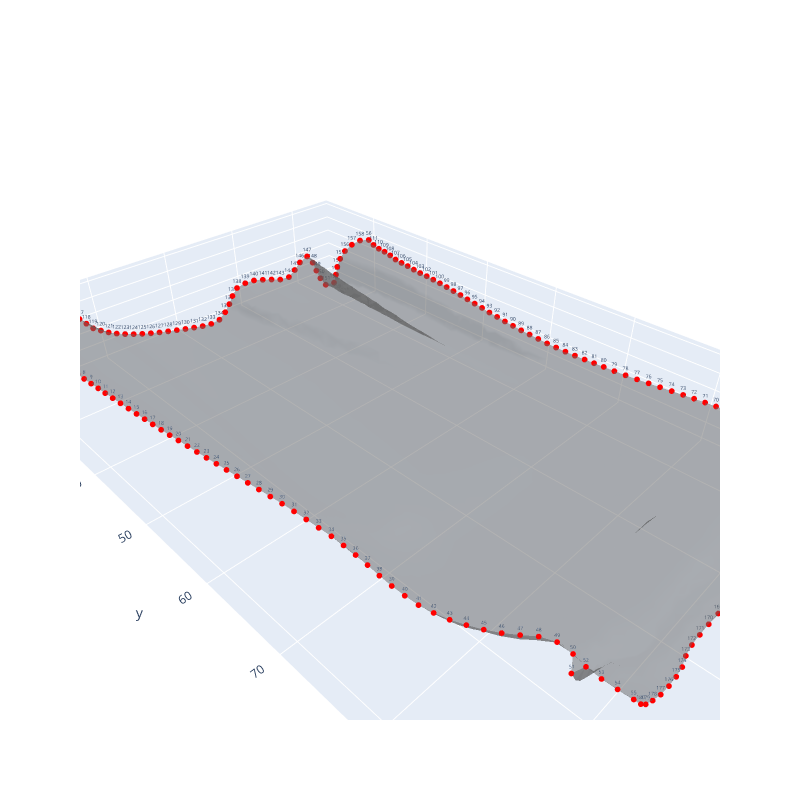

The notebook cell saved with this chart:
### Code cell
panel_name = list(garment_info["panel_dict"].keys())[3]
panel_info = garment_info["panel_dict"][panel_name]

fig = visualize_meshes_plotly(
    panel_info["panel_mesh"],
    vertices_list=[
        panel_info["panel_mesh"].vertices[
            panel_info["boundary_vert_idx_list"]
        ],
        # panel_dict["panel_mesh"].vertices[:3]
        # panel_dict["panel_mesh"].vertices[boundary_vert_idx_list]
    ],
    vertices_color_list=["red"],
    show_edges=False,
    show=False
)
boundary_vertices = panel_info["panel_mesh"].vertices[panel_info["boundary_vert_idx_list"]]
boundary_indices = panel_info["boundary_vert_idx_list"]


# Add text annotations for each vertex
for i, (vertex, idx) in enumerate(zip(boundary_vertices, boundary_indices)):
    
    fig.add_trace(go.Scatter3d(
        x=[vertex[0]],
        y=[vertex[1]],
        z=[vertex[2]],
        mode='text',
        text=[str(idx)],
        textposition='top center',
        textfont=dict(size=5),
        showlegend=False
    ))

fig.show()
print(panel_info["boundary_vert_idx_list"])

### Figure 1 — Plotly figure (JSON) as saved in the notebook; plotly's stock layout.template omitted (floating-point values rounded to 4 significant figures; data arrays with more than 128 entries replaced by an {"elided": "..."} marker saying what was removed)
{"data": [{"facecolor": {"elided": "5017x3 int values"}, "i": {"elided": "5017 int values"}, "j": {"elided": "5017 int values"}, "k": {"elided": "5017 int values"}, "opacity": 0.5, "type": "mesh3d", "x": {"elided": "2600 float values"}, "y": {"elided": "2600 float values"}, "z": {"elided": "2600 float values"}}, {"marker": {"color": "red", "opacity": 1, "size": 2}, "mode": "markers", "name": "Vertices", "type": "scatter3d", "x": {"elided": "181 float values"}, "y": {"elided": "181 float values"}, "z": {"elided": "181 float values"}}, {"mode": "text", "showlegend": false, "text": ["0"], "textfont": {"size": 5}, "textposition": "top center", "type": "scatter3d", "x": [-19.74], "y": [27.61], "z": [-102.9]}, {"mode": "text", "showlegend": false, "text": ["1"], "textfont": {"size": 5}, "textposition": "top center", "type": "scatter3d", "x": [-19.94], "y": [28.84], "z": [-103.0]}, {"mode": "text", "showlegend": false, "text": ["2"], "textfont": {"size": 5}, "textposition": "top center", "type": "scatter3d", "x": [-20.2], "y": [30.06], "z": [-103.1]}, {"mode": "text", "showlegend": false, "text": ["3"], "textfont": {"size": 5}, "textposition": "top center", "type": "scatter3d", "x": [-20.25], "y": [31.31], "z": [-103.1]}, {"mode": "text", "showlegend": false, "text": ["4"], "textfont": {"size": 5}, "textposition": "top center", "type": "scatter3d", "x": [-20.34], "y": [32.56], "z": [-103.2]}, {"mode": "text", "showlegend": false, "text": ["5"], "textfont": {"size": 5}, "textposition": "top center", "type": "scatter3d", "x": [-20.44], "y": [33.81], "z": [-103.2]}, {"mode": "text", "showlegend": false, "text": ["6"], "textfont": {"size": 5}, "textposition": "top center", "type": "scatter3d", "x": [-20.53], "y": [35.06], "z": [-103.2]}, {"mode": "text", "showlegend": false, "text": ["7"], "textfont": {"size": 5}, "textposition": "top center", "type": "scatter3d", "x": [-20.63], "y": [36.31], "z": [-103.2]}, {"mode": "text", "showlegend": false, "text": ["8"], "textfont": {"size": 5}, "textposition": "top center", "type": "scatter3d", "x": [-20.71], "y": [37.56], "z": [-103.2]}, {"mode": "text", "showlegend": false, "text": ["9"], "textfont": {"size": 5}, "textposition": "top center", "type": "scatter3d", "x": [-20.8], "y": [38.81], "z": [-103.2]}, {"mode": "text", "showlegend": false, "text": ["10"], "textfont": {"size": 5}, "textposition": "top center", "type": "scatter3d", "x": [-20.89], "y": [40.06], "z": [-103.2]}, {"mode": "text", "showlegend": false, "text": ["11"], "textfont": {"size": 5}, "textposition": "top center", "type": "scatter3d", "x": [-20.96], "y": [41.31], "z": [-103.2]}, {"mode": "text", "showlegend": false, "text": ["12"], "textfont": {"size": 5}, "textposition": "top center", "type": "scatter3d", "x": [-21.05], "y": [42.57], "z": [-103.2]}, {"mode": "text", "showlegend": false, "text": ["13"], "textfont": {"size": 5}, "textposition": "top center", "type": "scatter3d", "x": [-21.16], "y": [43.82], "z": [-103.2]}, {"mode": "text", "showlegend": false, "text": ["14"], "textfont": {"size": 5}, "textposition": "top center", "type": "scatter3d", "x": [-21.28], "y": [45.08], "z": [-103.3]}, {"mode": "text", "showlegend": false, "text": ["15"], "textfont": {"size": 5}, "textposition": "top center", "type": "scatter3d", "x": [-21.39], "y": [46.33], "z": [-103.3]}, {"mode": "text", "showlegend": false, "text": ["16"], "textfont": {"size": 5}, "textposition": "top center", "type": "scatter3d", "x": [-21.48], "y": [47.59], "z": [-103.3]}, {"mode": "text", "showlegend": false, "text": ["17"], "textfont": {"size": 5}, "textposition": "top center", "type": "scatter3d", "x": [-21.57], "y": [48.84], "z": [-103.2]}, {"mode": "text", "showlegend": false, "text": ["18"], "textfont": {"size": 5}, "textposition": "top center", "type": "scatter3d", "x": [-21.67], "y": [50.1], "z": [-103.2]}, {"mode": "text", "showlegend": false, "text": ["19"], "textfont": {"size": 5}, "textposition": "top center", "type": "scatter3d", "x": [-21.77], "y": [51.36], "z": [-103.2]}, {"mode": "text", "showlegend": false, "text": ["20"], "textfont": {"size": 5}, "textposition": "top center", "type": "scatter3d", "x": [-21.86], "y": [52.62], "z": [-103.1]}, {"mode": "text", "showlegend": false, "text": ["21"], "textfont": {"size": 5}, "textposition": "top center", "type": "scatter3d", "x": [-21.97], "y": [53.88], "z": [-103.1]}, {"mode": "text", "showlegend": false, "text": ["22"], "textfont": {"size": 5}, "textposition": "top center", "type": "scatter3d", "x": [-22.09], "y": [55.15], "z": [-103.1]}, {"mode": "text", "showlegend": false, "text": ["23"], "textfont": {"size": 5}, "textposition": "top center", "type": "scatter3d", "x": [-22.21], "y": [56.41], "z": [-103.1]}, {"mode": "text", "showlegend": false, "text": ["24"], "textfont": {"size": 5}, "textposition": "top center", "type": "scatter3d", "x": [-22.34], "y": [57.68], "z": [-103.0]}, {"mode": "text", "showlegend": false, "text": ["25"], "textfont": {"size": 5}, "textposition": "top center", "type": "scatter3d", "x": [-22.46], "y": [58.95], "z": [-103.0]}, {"mode": "text", "showlegend": false, "text": ["26"], "textfont": {"size": 5}, "textposition": "top center", "type": "scatter3d", "x": [-22.6], "y": [60.22], "z": [-103.0]}, {"mode": "text", "showlegend": false, "text": ["27"], "textfont": {"size": 5}, "textposition": "top center", "type": "scatter3d", "x": [-22.74], "y": [61.48], "z": [-103.0]}, {"mode": "text", "showlegend": false, "text": ["28"], "textfont": {"size": 5}, "textposition": "top center", "type": "scatter3d", "x": [-22.88], "y": [62.76], "z": [-103.0]}, {"mode": "text", "showlegend": false, "text": ["29"], "textfont": {"size": 5}, "textposition": "top center", "type": "scatter3d", "x": [-23.03], "y": [64.03], "z": [-103.0]}, {"mode": "text", "showlegend": false, "text": ["30"], "textfont": {"size": 5}, "textposition": "top center", "type": "scatter3d", "x": [-23.18], "y": [65.31], "z": [-103.0]}, {"mode": "text", "showlegend": false, "text": ["31"], "textfont": {"size": 5}, "textposition": "top center", "type": "scatter3d", "x": [-23.32], "y": [66.59], "z": [-103.1]}, {"mode": "text", "showlegend": false, "text": ["32"], "textfont": {"size": 5}, "textposition": "top center", "type": "scatter3d", "x": [-23.46], "y": [67.87], "z": [-103.2]}, {"mode": "text", "showlegend": false, "text": ["33"], "textfont": {"size": 5}, "textposition": "top center", "type": "scatter3d", "x": [-23.58], "y": [69.17], "z": [-103.2]}, {"mode": "text", "showlegend": false, "text": ["34"], "textfont": {"size": 5}, "textposition": "top center", "type": "scatter3d", "x": [-23.69], "y": [70.47], "z": [-103.3]}, {"mode": "text", "showlegend": false, "text": ["35"], "textfont": {"size": 5}, "textposition": "top center", "type": "scatter3d", "x": [-23.73], "y": [71.78], "z": [-103.3]}, {"mode": "text", "showlegend": false, "text": ["36"], "textfont": {"size": 5}, "textposition": "top center", "type": "scatter3d", "x": [-23.73], "y": [73.07], "z": [-103.3]}, {"mode": "text", "showlegend": false, "text": ["37"], "textfont": {"size": 5}, "textposition": "top center", "type": "scatter3d", "x": [-23.69], "y": [74.35], "z": [-103.3]}, {"mode": "text", "showlegend": false, "text": ["38"], "textfont": {"size": 5}, "textposition": "top center", "type": "scatter3d", "x": [-23.63], "y": [75.62], "z": [-103.4]}, {"mode": "text", "showlegend": false, "text": ["39"], "textfont": {"size": 5}, "textposition": "top center", "type": "scatter3d", "x": [-23.6], "y": [76.87], "z": [-103.4]}, {"mode": "text", "showlegend": false, "text": ["40"], "textfont": {"size": 5}, "textposition": "top center", "type": "scatter3d", "x": [-23.61], "y": [78.11], "z": [-103.4]}, {"mode": "text", "showlegend": false, "text": ["41"], "textfont": {"size": 5}, "textposition": "top center", "type": "scatter3d", "x": [-23.67], "y": [79.34], "z": [-103.4]}, {"mode": "text", "showlegend": false, "text": ["42"], "textfont": {"size": 5}, "textposition": "top center", "type": "scatter3d", "x": [-23.85], "y": [80.54], "z": [-103.3]}, {"mode": "text", "showlegend": false, "text": ["43"], "textfont": {"size": 5}, "textposition": "top center", "type": "scatter3d", "x": [-24.1], "y": [81.72], "z": [-103.2]}, {"mode": "text", "showlegend": false, "text": ["44"], "textfont": {"size": 5}, "textposition": "top center", "type": "scatter3d", "x": [-24.41], "y": [82.86], "z": [-103.0]}, {"mode": "text", "showlegend": false, "text": ["45"], "textfont": {"size": 5}, "textposition": "top center", "type": "scatter3d", "x": [-24.77], "y": [83.98], "z": [-102.7]}, {"mode": "text", "showlegend": false, "text": ["46"], "textfont": {"size": 5}, "textposition": "top center", "type": "scatter3d", "x": [-25.21], "y": [85.05], "z": [-102.5]}, {"mode": "text", "showlegend": false, "text": ["47"], "textfont": {"size": 5}, "textposition": "top center", "type": "scatter3d", "x": [-25.72], "y": [86.07], "z": [-102.2]}, {"mode": "text", "showlegend": false, "text": ["48"], "textfont": {"size": 5}, "textposition": "top center", "type": "scatter3d", "x": [-26.27], "y": [87.04], "z": [-102.0]}, {"mode": "text", "showlegend": false, "text": ["49"], "textfont": {"size": 5}, "textposition": "top center", "type": "scatter3d", "x": [-26.65], "y": [88.12], "z": [-101.9]}, {"mode": "text", "showlegend": false, "text": ["50"], "textfont": {"size": 5}, "textposition": "top center", "type": "scatter3d", "x": [-26.69], "y": [89.27], "z": [-102.0]}, {"mode": "text", "showlegend": false, "text": ["51"], "textfont": {"size": 5}, "textposition": "top center", "type": "scatter3d", "x": [-26.0], "y": [89.74], "z": [-102.7]}, {"mode": "text", "showlegend": false, "text": ["52"], "textfont": {"size": 5}, "textposition": "top center", "type": "scatter3d", "x": [-26.99], "y": [90.1], "z": [-102.7]}, {"mode": "text", "showlegend": false, "text": ["53"], "textfont": {"size": 5}, "textposition": "top center", "type": "scatter3d", "x": [-27.14], "y": [91.14], "z": [-103.0]}, {"mode": "text", "showlegend": false, "text": ["54"], "textfont": {"size": 5}, "textposition": "top center", "type": "scatter3d", "x": [-27.41], "y": [92.13], "z": [-103.3]}, {"mode": "text", "showlegend": false, "text": ["55"], "textfont": {"size": 5}, "textposition": "top center", "type": "scatter3d", "x": [-27.61], "y": [93.13], "z": [-103.4]}, {"mode": "text", "showlegend": false, "text": ["56"], "textfont": {"size": 5}, "textposition": "top center", "type": "scatter3d", "x": [-64.81], "y": [30.43], "z": [-104.1]}, {"mode": "text", "showlegend": false, "text": ["57"], "textfont": {"size": 5}, "textposition": "top center", "type": "scatter3d", "x": [-57.57], "y": [95.63], "z": [-102.9]}, {"mode": "text", "showlegend": false, "text": ["58"], "textfont": {"size": 5}, "textposition": "top center", "type": "scatter3d", "x": [-57.44], "y": [94.67], "z": [-102.8]}, {"mode": "text", "showlegend": false, "text": ["59"], "textfont": {"size": 5}, "textposition": "top center", "type": "scatter3d", "x": [-57.32], "y": [93.73], "z": [-102.6]}, {"mode": "text", "showlegend": false, "text": ["60"], "textfont": {"size": 5}, "textposition": "top center", "type": "scatter3d", "x": [-57.4], "y": [92.76], "z": [-102.5]}, {"mode": "text", "showlegend": false, "text": ["61"], "textfont": {"size": 5}, "textposition": "top center", "type": "scatter3d", "x": [-57.59], "y": [91.78], "z": [-102.4]}, {"mode": "text", "showlegend": false, "text": ["62"], "textfont": {"size": 5}, "textposition": "top center", "type": "scatter3d", "x": [-57.82], "y": [90.79], "z": [-102.3]}, {"mode": "text", "showlegend": false, "text": ["63"], "textfont": {"size": 5}, "textposition": "top center", "type": "scatter3d", "x": [-57.84], "y": [89.78], "z": [-102.2]}, {"mode": "text", "showlegend": false, "text": ["64"], "textfont": {"size": 5}, "textposition": "top center", "type": "scatter3d", "x": [-57.76], "y": [88.75], "z": [-102.0]}, {"mode": "text", "showlegend": false, "text": ["65"], "textfont": {"size": 5}, "textposition": "top center", "type": "scatter3d", "x": [-57.64], "y": [87.69], "z": [-101.9]}, {"mode": "text", "showlegend": false, "text": ["66"], "textfont": {"size": 5}, "textposition": "top center", "type": "scatter3d", "x": [-57.88], "y": [86.64], "z": [-102.1]}, {"mode": "text", "showlegend": false, "text": ["67"], "textfont": {"size": 5}, "textposition": "top center", "type": "scatter3d", "x": [-58.28], "y": [85.65], "z": [-102.4]}, {"mode": "text", "showlegend": false, "text": ["68"], "textfont": {"size": 5}, "textposition": "top center", "type": "scatter3d", "x": [-58.73], "y": [84.67], "z": [-102.7]}, {"mode": "text", "showlegend": false, "text": ["69"], "textfont": {"size": 5}, "textposition": "top center", "type": "scatter3d", "x": [-59.15], "y": [83.68], "z": [-103.1]}, {"mode": "text", "showlegend": false, "text": ["70"], "textfont": {"size": 5}, "textposition": "top center", "type": "scatter3d", "x": [-59.55], "y": [82.64], "z": [-103.4]}, {"mode": "text", "showlegend": false, "text": ["71"], "textfont": {"size": 5}, "textposition": "top center", "type": "scatter3d", "x": [-59.76], "y": [81.53], "z": [-103.6]}, {"mode": "text", "showlegend": false, "text": ["72"], "textfont": {"size": 5}, "textposition": "top center", "type": "scatter3d", "x": [-59.94], "y": [80.39], "z": [-103.8]}, {"mode": "text", "showlegend": false, "text": ["73"], "textfont": {"size": 5}, "textposition": "top center", "type": "scatter3d", "x": [-60.07], "y": [79.25], "z": [-104.0]}, {"mode": "text", "showlegend": false, "text": ["74"], "textfont": {"size": 5}, "textposition": "top center", "type": "scatter3d", "x": [-60.11], "y": [78.08], "z": [-104.1]}, {"mode": "text", "showlegend": false, "text": ["75"], "textfont": {"size": 5}, "textposition": "top center", "type": "scatter3d", "x": [-60.04], "y": [76.9], "z": [-104.2]}, {"mode": "text", "showlegend": false, "text": ["76"], "textfont": {"size": 5}, "textposition": "top center", "type": "scatter3d", "x": [-60.0], "y": [75.71], "z": [-104.3]}, {"mode": "text", "showlegend": false, "text": ["77"], "textfont": {"size": 5}, "textposition": "top center", "type": "scatter3d", "x": [-59.91], "y": [74.49], "z": [-104.3]}, {"mode": "text", "showlegend": false, "text": ["78"], "textfont": {"size": 5}, "textposition": "top center", "type": "scatter3d", "x": [-59.83], "y": [73.26], "z": [-104.4]}, {"mode": "text", "showlegend": false, "text": ["79"], "textfont": {"size": 5}, "textposition": "top center", "type": "scatter3d", "x": [-59.8], "y": [72.01], "z": [-104.4]}, {"mode": "text", "showlegend": false, "text": ["80"], "textfont": {"size": 5}, "textposition": "top center", "type": "scatter3d", "x": [-59.9], "y": [70.73], "z": [-104.5]}, {"mode": "text", "showlegend": false, "text": ["81"], "textfont": {"size": 5}, "textposition": "top center", "type": "scatter3d", "x": [-60.14], "y": [69.46], "z": [-104.7]}, {"mode": "text", "showlegend": false, "text": ["82"], "textfont": {"size": 5}, "textposition": "top center", "type": "scatter3d", "x": [-60.39], "y": [68.18], "z": [-105.0]}, {"mode": "text", "showlegend": false, "text": ["83"], "textfont": {"size": 5}, "textposition": "top center", "type": "scatter3d", "x": [-60.57], "y": [66.88], "z": [-105.1]}, {"mode": "text", "showlegend": false, "text": ["84"], "textfont": {"size": 5}, "textposition": "top center", "type": "scatter3d", "x": [-60.73], "y": [65.58], "z": [-105.2]}, {"mode": "text", "showlegend": false, "text": ["85"], "textfont": {"size": 5}, "textposition": "top center", "type": "scatter3d", "x": [-60.87], "y": [64.29], "z": [-105.3]}, {"mode": "text", "showlegend": false, "text": ["86"], "textfont": {"size": 5}, "textposition": "top center", "type": "scatter3d", "x": [-61.02], "y": [63.0], "z": [-105.4]}, {"mode": "text", "showlegend": false, "text": ["87"], "textfont": {"size": 5}, "textposition": "top center", "type": "scatter3d", "x": [-61.16], "y": [61.72], "z": [-105.4]}, {"mode": "text", "showlegend": false, "text": ["88"], "textfont": {"size": 5}, "textposition": "top center", "type": "scatter3d", "x": [-61.29], "y": [60.44], "z": [-105.4]}, {"mode": "text", "showlegend": false, "text": ["89"], "textfont": {"size": 5}, "textposition": "top center", "type": "scatter3d", "x": [-61.42], "y": [59.16], "z": [-105.5]}, {"mode": "text", "showlegend": false, "text": ["90"], "textfont": {"size": 5}, "textposition": "top center", "type": "scatter3d", "x": [-61.56], "y": [57.88], "z": [-105.4]}, {"mode": "text", "showlegend": false, "text": ["91"], "textfont": {"size": 5}, "textposition": "top center", "type": "scatter3d", "x": [-61.69], "y": [56.61], "z": [-105.4]}, {"mode": "text", "showlegend": false, "text": ["92"], "textfont": {"size": 5}, "textposition": "top center", "type": "scatter3d", "x": [-61.83], "y": [55.35], "z": [-105.3]}, {"mode": "text", "showlegend": false, "text": ["93"], "textfont": {"size": 5}, "textposition": "top center", "type": "scatter3d", "x": [-61.97], "y": [54.08], "z": [-105.3]}, {"mode": "text", "showlegend": false, "text": ["94"], "textfont": {"size": 5}, "textposition": "top center", "type": "scatter3d", "x": [-62.13], "y": [52.82], "z": [-105.2]}, {"mode": "text", "showlegend": false, "text": ["95"], "textfont": {"size": 5}, "textposition": "top center", "type": "scatter3d", "x": [-62.26], "y": [51.57], "z": [-105.2]}, {"mode": "text", "showlegend": false, "text": ["96"], "textfont": {"size": 5}, "textposition": "top center", "type": "scatter3d", "x": [-62.4], "y": [50.31], "z": [-105.1]}, {"mode": "text", "showlegend": false, "text": ["97"], "textfont": {"size": 5}, "textposition": "top center", "type": "scatter3d", "x": [-62.55], "y": [49.05], "z": [-105.0]}, {"mode": "text", "showlegend": false, "text": ["98"], "textfont": {"size": 5}, "textposition": "top center", "type": "scatter3d", "x": [-62.69], "y": [47.8], "z": [-105.0]}, {"mode": "text", "showlegend": false, "text": ["99"], "textfont": {"size": 5}, "textposition": "top center", "type": "scatter3d", "x": [-62.84], "y": [46.55], "z": [-104.9]}, {"mode": "text", "showlegend": false, "text": ["100"], "textfont": {"size": 5}, "textposition": "top center", "type": "scatter3d", "x": [-62.97], "y": [45.3], "z": [-104.9]}, {"mode": "text", "showlegend": false, "text": ["101"], "textfont": {"size": 5}, "textposition": "top center", "type": "scatter3d", "x": [-63.11], "y": [44.04], "z": [-104.9]}, {"mode": "text", "showlegend": false, "text": ["102"], "textfont": {"size": 5}, "textposition": "top center", "type": "scatter3d", "x": [-63.24], "y": [42.79], "z": [-104.8]}, {"mode": "text", "showlegend": false, "text": ["103"], "textfont": {"size": 5}, "textposition": "top center", "type": "scatter3d", "x": [-63.34], "y": [41.54], "z": [-104.9]}, {"mode": "text", "showlegend": false, "text": ["104"], "textfont": {"size": 5}, "textposition": "top center", "type": "scatter3d", "x": [-63.48], "y": [40.29], "z": [-104.8]}, {"mode": "text", "showlegend": false, "text": ["105"], "textfont": {"size": 5}, "textposition": "top center", "type": "scatter3d", "x": [-63.62], "y": [39.05], "z": [-104.8]}, {"mode": "text", "showlegend": false, "text": ["106"], "textfont": {"size": 5}, "textposition": "top center", "type": "scatter3d", "x": [-63.74], "y": [37.8], "z": [-104.8]}, {"mode": "text", "showlegend": false, "text": ["107"], "textfont": {"size": 5}, "textposition": "top center", "type": "scatter3d", "x": [-63.88], "y": [36.56], "z": [-104.7]}, {"mode": "text", "showlegend": false, "text": ["108"], "textfont": {"size": 5}, "textposition": "top center", "type": "scatter3d", "x": [-64.08], "y": [35.33], "z": [-104.6]}, {"mode": "text", "showlegend": false, "text": ["109"], "textfont": {"size": 5}, "textposition": "top center", "type": "scatter3d", "x": [-64.25], "y": [34.09], "z": [-104.5]}, {"mode": "text", "showlegend": false, "text": ["110"], "textfont": {"size": 5}, "textposition": "top center", "type": "scatter3d", "x": [-64.38], "y": [32.85], "z": [-104.5]}, {"mode": "text", "showlegend": false, "text": ["111"], "textfont": {"size": 5}, "textposition": "top center", "type": "scatter3d", "x": [-64.56], "y": [31.62], "z": [-104.4]}, {"mode": "text", "showlegend": false, "text": ["112"], "textfont": {"size": 5}, "textposition": "top center", "type": "scatter3d", "x": [-20.55], "y": [27.23], "z": [-102.0]}, {"mode": "text", "showlegend": false, "text": ["113"], "textfont": {"size": 5}, "textposition": "top center", "type": "scatter3d", "x": [-21.72], "y": [26.77], "z": [-102.0]}, {"mode": "text", "showlegend": false, "text": ["114"], "textfont": {"size": 5}, "textposition": "top center", "type": "scatter3d", "x": [-22.84], "y": [26.33], "z": [-102.4]}, {"mode": "text", "showlegend": false, "text": ["115"], "textfont": {"size": 5}, "textposition": "top center", "type": "scatter3d", "x": [-24.0], "y": [25.92], "z": [-102.6]}, {"mode": "text", "showlegend": false, "text": ["116"], "textfont": {"size": 5}, "textposition": "top center", "type": "scatter3d", "x": [-25.17], "y": [25.53], "z": [-102.9]}, {"mode": "text", "showlegend": false, "text": ["117"], "textfont": {"size": 5}, "textposition": "top center", "type": "scatter3d", "x": [-26.15], "y": [25.14], "z": [-103.5]}, {"mode": "text", "showlegend": false, "text": ["118"], "textfont": {"size": 5}, "textposition": "top center", "type": "scatter3d", "x": [-26.86], "y": [24.79], "z": [-104.5]}, {"mode": "text", "showlegend": false, "text": ["119"], "textfont": {"size": 5}, "textposition": "top center", "type": "scatter3d", "x": [-27.57], "y": [24.48], "z": [-105.5]}, {"mode": "text", "showlegend": false, "text": ["120"], "textfont": {"size": 5}, "textposition": "top center", "type": "scatter3d", "x": [-28.48], "y": [24.13], "z": [-106.3]}, {"mode": "text", "showlegend": false, "text": ["121"], "textfont": {"size": 5}, "textposition": "top center", "type": "scatter3d", "x": [-29.44], "y": [23.79], "z": [-107.1]}, {"mode": "text", "showlegend": false, "text": ["122"], "textfont": {"size": 5}, "textposition": "top center", "type": "scatter3d", "x": [-30.46], "y": [23.48], "z": [-107.8]}, {"mode": "text", "showlegend": false, "text": ["123"], "textfont": {"size": 5}, "textposition": "top center", "type": "scatter3d", "x": [-31.53], "y": [23.23], "z": [-108.4]}, {"mode": "text", "showlegend": false, "text": ["124"], "textfont": {"size": 5}, "textposition": "top center", "type": "scatter3d", "x": [-32.65], "y": [23.01], "z": [-108.9]}, {"mode": "text", "showlegend": false, "text": ["125"], "textfont": {"size": 5}, "textposition": "top center", "type": "scatter3d", "x": [-33.79], "y": [22.83], "z": [-109.4]}, {"mode": "text", "showlegend": false, "text": ["126"], "textfont": {"size": 5}, "textposition": "top center", "type": "scatter3d", "x": [-34.96], "y": [22.67], "z": [-109.8]}, {"mode": "text", "showlegend": false, "text": ["127"], "textfont": {"size": 5}, "textposition": "top center", "type": "scatter3d", "x": [-36.15], "y": [22.55], "z": [-110.2]}, {"mode": "text", "showlegend": false, "text": ["128"], "textfont": {"size": 5}, "textposition": "top center", "type": "scatter3d", "x": [-37.35], "y": [22.46], "z": [-110.6]}, {"mode": "text", "showlegend": false, "text": ["129"], "textfont": {"size": 5}, "textposition": "top center", "type": "scatter3d", "x": [-38.56], "y": [22.4], "z": [-110.9]}, {"mode": "text", "showlegend": false, "text": ["130"], "textfont": {"size": 5}, "textposition": "top center", "type": "scatter3d", "x": [-39.78], "y": [22.38], "z": [-111.2]}, {"mode": "text", "showlegend": false, "text": ["131"], "textfont": {"size": 5}, "textposition": "top center", "type": "scatter3d", "x": [-41.01], "y": [22.39], "z": [-111.5]}, {"mode": "text", "showlegend": false, "text": ["132"], "textfont": {"size": 5}, "textposition": "top center", "type": "scatter3d", "x": [-42.25], "y": [22.42], "z": [-111.8]}, {"mode": "text", "showlegend": false, "text": ["133"], "textfont": {"size": 5}, "textposition": "top center", "type": "scatter3d", "x": [-43.5], "y": [22.49], "z": [-111.9]}, {"mode": "text", "showlegend": false, "text": ["134"], "textfont": {"size": 5}, "textposition": "top center", "type": "scatter3d", "x": [-44.74], "y": [22.6], "z": [-111.7]}, {"mode": "text", "showlegend": false, "text": ["135"], "textfont": {"size": 5}, "textposition": "top center", "type": "scatter3d", "x": [-45.67], "y": [22.77], "z": [-110.9]}, {"mode": "text", "showlegend": false, "text": ["136"], "textfont": {"size": 5}, "textposition": "top center", "type": "scatter3d", "x": [-46.32], "y": [23.01], "z": [-109.8]}, {"mode": "text", "showlegend": false, "text": ["137"], "textfont": {"size": 5}, "textposition": "top center", "type": "scatter3d", "x": [-46.79], "y": [23.31], "z": [-108.7]}, {"mode": "text", "showlegend": false, "text": ["138"], "textfont": {"size": 5}, "textposition": "top center", "type": "scatter3d", "x": [-47.44], "y": [23.62], "z": [-107.7]}, {"mode": "text", "showlegend": false, "text": ["139"], "textfont": {"size": 5}, "textposition": "top center", "type": "scatter3d", "x": [-48.62], "y": [23.86], "z": [-107.3]}, {"mode": "text", "showlegend": false, "text": ["140"], "textfont": {"size": 5}, "textposition": "top center", "type": "scatter3d", "x": [-49.85], "y": [24.12], "z": [-107.2]}, {"mode": "text", "showlegend": false, "text": ["141"], "textfont": {"size": 5}, "textposition": "top center", "type": "scatter3d", "x": [-51.06], "y": [24.36], "z": [-107.4]}, {"mode": "text", "showlegend": false, "text": ["142"], "textfont": {"size": 5}, "textposition": "top center", "type": "scatter3d", "x": [-52.27], "y": [24.64], "z": [-107.7]}, {"mode": "text", "showlegend": false, "text": ["143"], "textfont": {"size": 5}, "textposition": "top center", "type": "scatter3d", "x": [-53.46], "y": [24.95], "z": [-108.0]}, {"mode": "text", "showlegend": false, "text": ["144"], "textfont": {"size": 5}, "textposition": "top center", "type": "scatter3d", "x": [-54.66], "y": [25.3], "z": [-107.9]}, {"mode": "text", "showlegend": false, "text": ["145"], "textfont": {"size": 5}, "textposition": "top center", "type": "scatter3d", "x": [-55.51], "y": [25.62], "z": [-107.1]}, {"mode": "text", "showlegend": false, "text": ["146"], "textfont": {"size": 5}, "textposition": "top center", "type": "scatter3d", "x": [-56.22], "y": [25.95], "z": [-106.1]}, {"mode": "text", "showlegend": false, "text": ["147"], "textfont": {"size": 5}, "textposition": "top center", "type": "scatter3d", "x": [-57.19], "y": [26.37], "z": [-105.4]}, {"mode": "text", "showlegend": false, "text": ["148"], "textfont": {"size": 5}, "textposition": "top center", "type": "scatter3d", "x": [-57.87], "y": [26.61], "z": [-106.4]}, {"mode": "text", "showlegend": false, "text": ["149"], "textfont": {"size": 5}, "textposition": "top center", "type": "scatter3d", "x": [-58.2], "y": [26.87], "z": [-107.6]}, {"mode": "text", "showlegend": false, "text": ["150"], "textfont": {"size": 5}, "textposition": "top center", "type": "scatter3d", "x": [-58.58], "y": [27.16], "z": [-108.8]}, {"mode": "text", "showlegend": false, "text": ["151"], "textfont": {"size": 5}, "textposition": "top center", "type": "scatter3d", "x": [-59.17], "y": [27.51], "z": [-109.9]}, {"mode": "text", "showlegend": false, "text": ["152"], "textfont": {"size": 5}, "textposition": "top center", "type": "scatter3d", "x": [-60.38], "y": [27.88], "z": [-109.8]}, {"mode": "text", "showlegend": false, "text": ["153"], "textfont": {"size": 5}, "textposition": "top center", "type": "scatter3d", "x": [-60.6], "y": [28.12], "z": [-108.6]}, {"mode": "text", "showlegend": false, "text": ["154"], "textfont": {"size": 5}, "textposition": "top center", "type": "scatter3d", "x": [-60.68], "y": [28.4], "z": [-107.4]}, {"mode": "text", "showlegend": false, "text": ["155"], "textfont": {"size": 5}, "textposition": "top center", "type": "scatter3d", "x": [-61.0], "y": [28.72], "z": [-106.2]}, {"mode": "text", "showlegend": false, "text": ["156"], "textfont": {"size": 5}, "textposition": "top center", "type": "scatter3d", "x": [-61.61], "y": [29.08], "z": [-105.1]}, {"mode": "text", "showlegend": false, "text": ["157"], "textfont": {"size": 5}, "textposition": "top center", "type": "scatter3d", "x": [-62.54], "y": [29.48], "z": [-104.4]}, {"mode": "text", "showlegend": false, "text": ["158"], "textfont": {"size": 5}, "textposition": "top center", "type": "scatter3d", "x": [-63.65], "y": [29.93], "z": [-104.0]}, {"mode": "text", "showlegend": false, "text": ["159"], "textfont": {"size": 5}, "textposition": "top center", "type": "scatter3d", "x": [-56.84], "y": [95.43], "z": [-104.2]}, {"mode": "text", "showlegend": false, "text": ["160"], "textfont": {"size": 5}, "textposition": "top center", "type": "scatter3d", "x": [-56.05], "y": [95.1], "z": [-105.4]}, {"mode": "text", "showlegend": false, "text": ["161"], "textfont": {"size": 5}, "textposition": "top center", "type": "scatter3d", "x": [-54.95], "y": [94.85], "z": [-106.4]}, {"mode": "text", "showlegend": false, "text": ["162"], "textfont": {"size": 5}, "textposition": "top center", "type": "scatter3d", "x": [-53.77], "y": [94.59], "z": [-107.3]}, {"mode": "text", "showlegend": false, "text": ["163"], "textfont": {"size": 5}, "textposition": "top center", "type": "scatter3d", "x": [-52.64], "y": [94.14], "z": [-108.3]}, {"mode": "text", "showlegend": false, "text": ["164"], "textfont": {"size": 5}, "textposition": "top center", "type": "scatter3d", "x": [-51.32], "y": [93.63], "z": [-109.0]}, {"mode": "text", "showlegend": false, "text": ["165"], "textfont": {"size": 5}, "textposition": "top center", "type": "scatter3d", "x": [-49.85], "y": [93.16], "z": [-109.5]}, {"mode": "text", "showlegend": false, "text": ["166"], "textfont": {"size": 5}, "textposition": "top center", "type": "scatter3d", "x": [-48.35], "y": [92.81], "z": [-109.9]}, {"mode": "text", "showlegend": false, "text": ["167"], "textfont": {"size": 5}, "textposition": "top center", "type": "scatter3d", "x": [-46.83], "y": [92.58], "z": [-110.2]}, {"mode": "text", "showlegend": false, "text": ["168"], "textfont": {"size": 5}, "textposition": "top center", "type": "scatter3d", "x": [-45.31], "y": [92.39], "z": [-110.3]}, {"mode": "text", "showlegend": false, "text": ["169"], "textfont": {"size": 5}, "textposition": "top center", "type": "scatter3d", "x": [-43.78], "y": [92.29], "z": [-110.3]}, {"mode": "text", "showlegend": false, "text": ["170"], "textfont": {"size": 5}, "textposition": "top center", "type": "scatter3d", "x": [-42.26], "y": [92.26], "z": [-110.3]}, {"mode": "text", "showlegend": false, "text": ["171"], "textfont": {"size": 5}, "textposition": "top center", "type": "scatter3d", "x": [-40.76], "y": [92.27], "z": [-110.2]}, {"mode": "text", "showlegend": false, "text": ["172"], "textfont": {"size": 5}, "textposition": "top center", "type": "scatter3d", "x": [-39.29], "y": [92.33], "z": [-110.0]}, {"mode": "text", "showlegend": false, "text": ["173"], "textfont": {"size": 5}, "textposition": "top center", "type": "scatter3d", "x": [-37.85], "y": [92.54], "z": [-109.7]}, {"mode": "text", "showlegend": false, "text": ["174"], "textfont": {"size": 5}, "textposition": "top center", "type": "scatter3d", "x": [-36.46], "y": [92.9], "z": [-109.3]}, {"mode": "text", "showlegend": false, "text": ["175"], "textfont": {"size": 5}, "textposition": "top center", "type": "scatter3d", "x": [-35.05], "y": [93.08], "z": [-108.8]}, {"mode": "text", "showlegend": false, "text": ["176"], "textfont": {"size": 5}, "textposition": "top center", "type": "scatter3d", "x": [-33.62], "y": [93.2], "z": [-108.3]}, {"mode": "text", "showlegend": false, "text": ["177"], "textfont": {"size": 5}, "textposition": "top center", "type": "scatter3d", "x": [-32.17], "y": [93.26], "z": [-107.6]}, {"mode": "text", "showlegend": false, "text": ["178"], "textfont": {"size": 5}, "textposition": "top center", "type": "scatter3d", "x": [-30.84], "y": [93.26], "z": [-106.8]}, {"mode": "text", "showlegend": false, "text": ["179"], "textfont": {"size": 5}, "textposition": "top center", "type": "scatter3d", "x": [-29.59], "y": [93.28], "z": [-105.9]}, {"mode": "text", "showlegend": false, "text": ["180"], "textfont": {"size": 5}, "textposition": "top center", "type": "scatter3d", "x": [-28.57], "y": [93.31], "z": [-104.7]}], "layout": {"height": 800, "scene": {"aspectmode": "data"}, "showlegend": false, "width": 800}}
